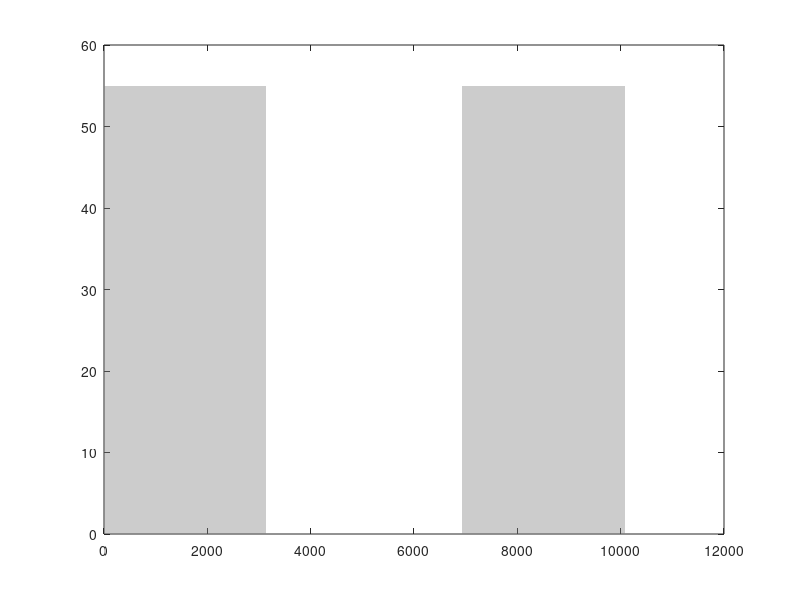

Recreate this plot in MATLAB. (Note: this script raises an error after producing the figure.)
figure;
BT_x{1}=[0 3145 3145 0];
BT_y=[0 0 55 55];
BT_x{2}=[6935 10080 10080 6935];
fill(BT_x{1},BT_y,[0.5 0.5 0.5], 'FaceAlpha',0.4,'LineStyle','none');
hold on
fill(BT_x{2},BT_y,[0.5 0.5 0.5], 'FaceAlpha',0.4,'LineStyle','none');


x=1:10080;
 
y=[];
 for i=1:length(Result.centroid(1,:))
     if i==1 && isnan(Result.centroid(1,i))
          Result.centroid(1,i)= Result.centroid(1,i+1);
     elseif i==length(Result.centroid(1,:)) && isnan(Result.centroid(1,i))
           Result.centroid(1,i)= Result.centroid(1,i-1);
          elseif isnan(Result.centroid(1,i))
         Result.centroid(1,i) = (Result.centroid(1,i-1)+Result.centroid(1,i+1))/2;  
     end 
 end
 
for i=1:48
  y = [y,Result.centroid(1,300*(i-1)+51:300*(i-1)+250),nan,nan,nan,nan,nan,nan,nan,nan,nan,nan];
end
y = y/Result.ROIPosition(3)* 55;

plot(x,y,'k','LineWidth',1);
hold on

for i=1:48
       x=[(i-1)*210+1 210*(i-1)+200 210*(i-1)+200 (i-1)*210+1]; 
       if Result.CS_Position(i)==1
           y=[0 0 27.5 27.5];
           if Result.centroid(1,300*(i-1)+250)<=(Result.ROIPosition(3)/2)
               color = 'r';
           else
               color = [0,0.45,0.74];
           end
       else
           y=[27.5 27.5 55 55];
           if Result.centroid(1,300*(i-1)+250)>=(Result.ROIPosition(3)/2)
               color = 'r';
           else
               color = [0,0.45,0.74];
           end
       end
      
      fill(x,y,color, 'FaceAlpha',0.4,'LineStyle','none');
end

hold on
set(gca,'XTick',[1575,5040,8510]);
set(gca,'XTicklabel',{'Baseline','Training','Test'});
ylabel('Position(mm)');
hold on
axis([0 10080 0 55]) 


for i=1:length(Result.US.us_right)
   F= fix(Result.US.us_right(i)/300);
   M=mod(Result.US.us_right(i),300);
   x=210*F+M-60;
    y= 53 *ones(1,length(x)); 
    scatter(x,y,3,'b','filled');
end

for i=1:length(Result.US.us_left)
   F= fix(Result.US.us_left(i)/300);
   M=mod(Result.US.us_left(i),300);
   x=210*F+M-60;
   y=2*ones(1,length(x));
   scatter(x,y,3,'b','filled');
end








